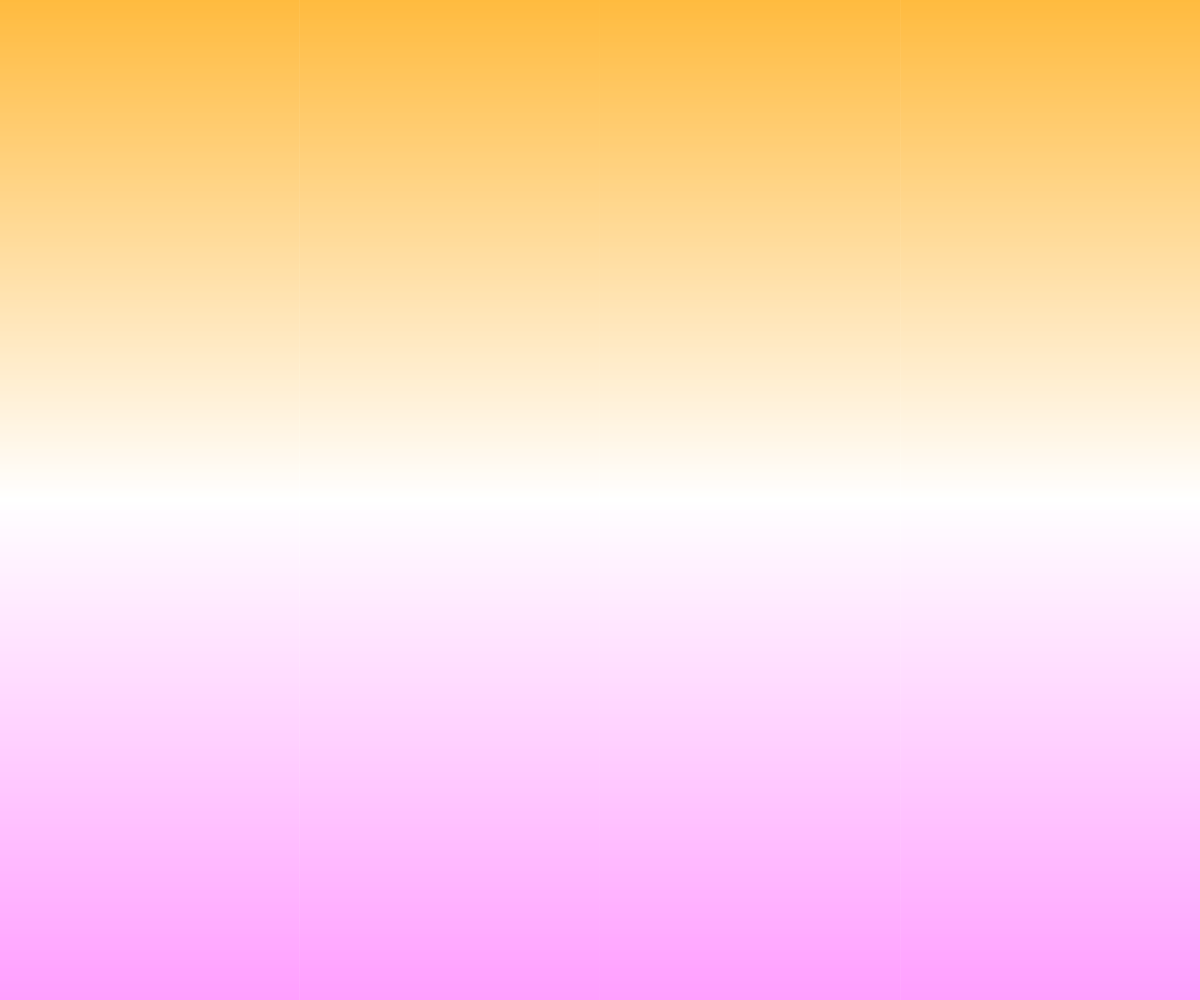
Frame 1 (no input)
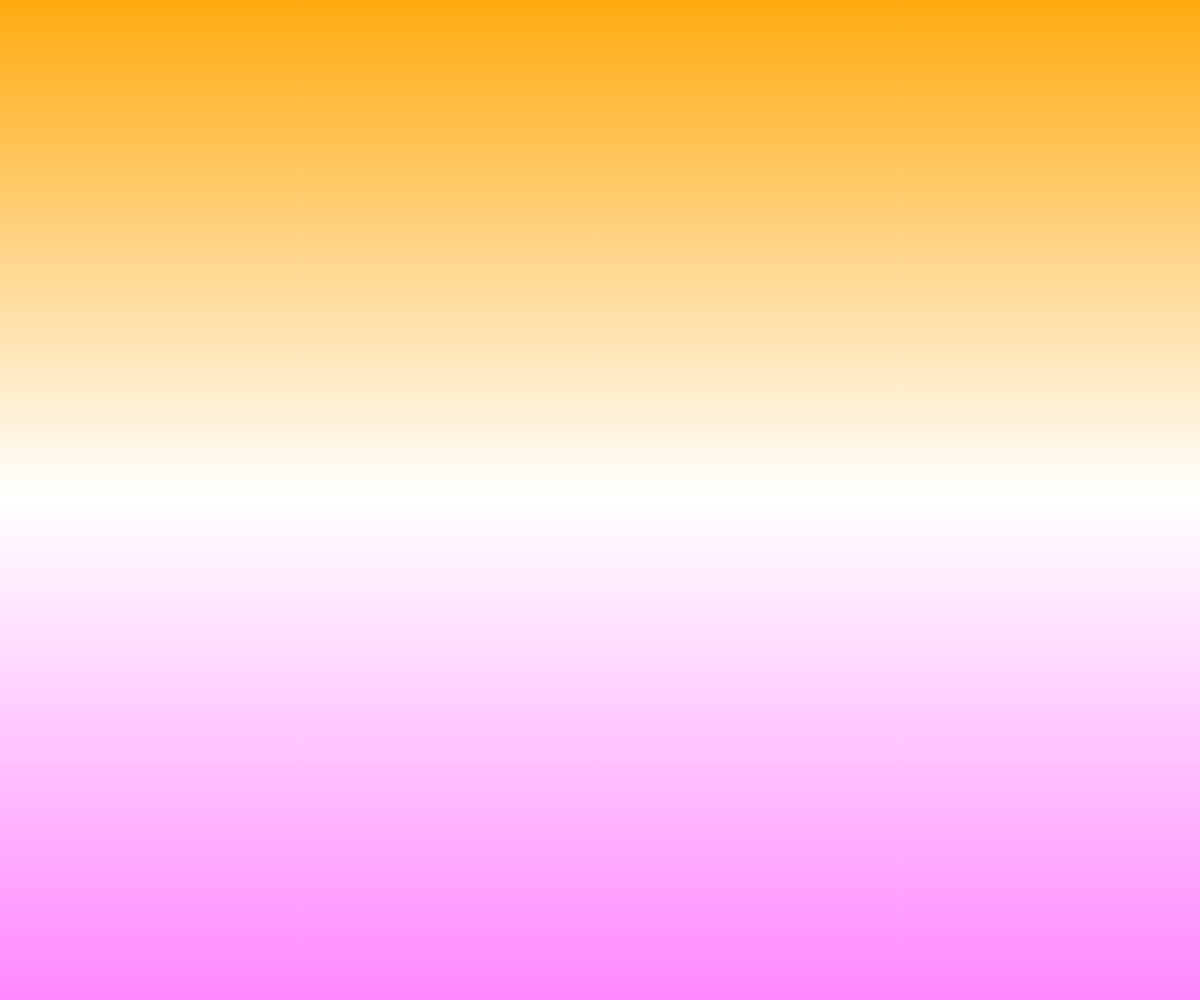
Frame 2 (the mouse pressed at the canvas centre, redrawn once)

The p5.js sketch that drew these frames (run headless with seeded random() and noise() and a simulated clock; the mouse was pressed at the canvas centre and the sketch redrawn once):

// p5.js sketch
// ── sketch.js
// Constants
const Y_AXIS = 1;
const X_AXIS = 2;
let b1, b2, c1, c2;

function setup() {
  createCanvas(windowWidth, windowHeight);

  // Define colors
  b1 = color("orange");
  b2 = color("white");
  b3 = color("magenta");

  noLoop();
}

function draw() {
  // Background
  setGradient(0, 0, width, height / 2, b1, b2, Y_AXIS);
  setGradient(0, height / 2, width, height, b2, b3, Y_AXIS);
}

function setGradient(x, y, w, h, c1, c2, axis) {
  noFill();

  if (axis === Y_AXIS) {
    // Top to bottom gradient
    for (let i = y; i <= y + h; i++) {
      let inter = map(i, y, y + h, 0, 1);
      let c = lerpColor(c1, c2, inter);
      stroke(c);
      line(x, i, x + w, i);
    }
  } else if (axis === X_AXIS) {
    // Left to right gradient
    for (let i = x; i <= x + w; i++) {
      let inter = map(i, x, x + w, 0, 1);
      let c = lerpColor(c1, c2, inter);
      stroke(c);
      line(i, y, i, y + h);
    }
  }
}
